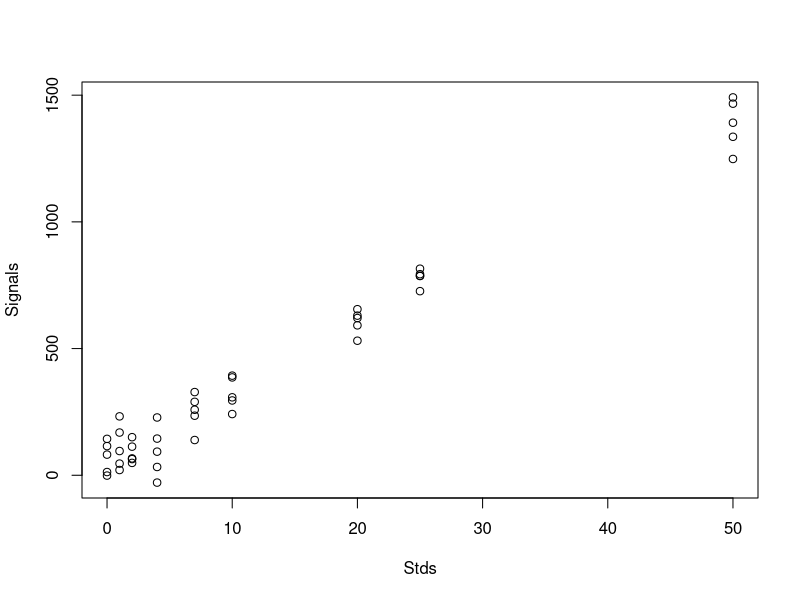
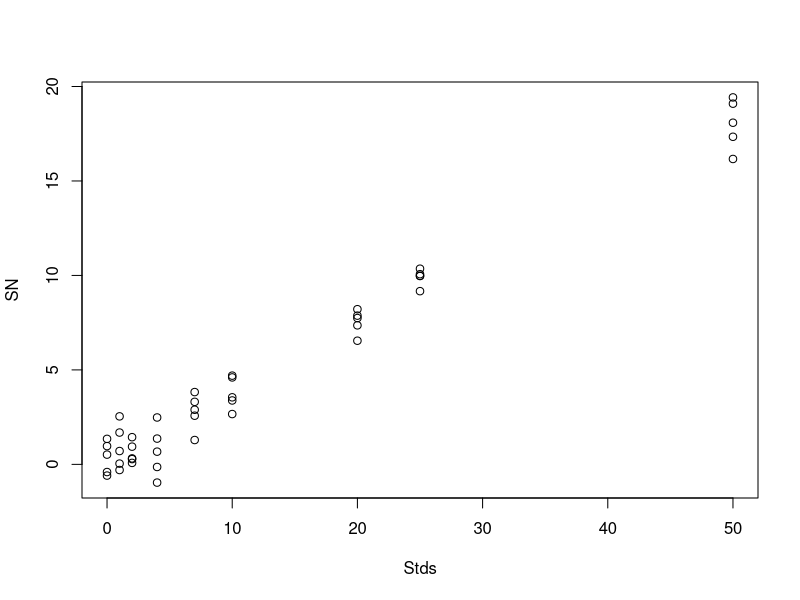
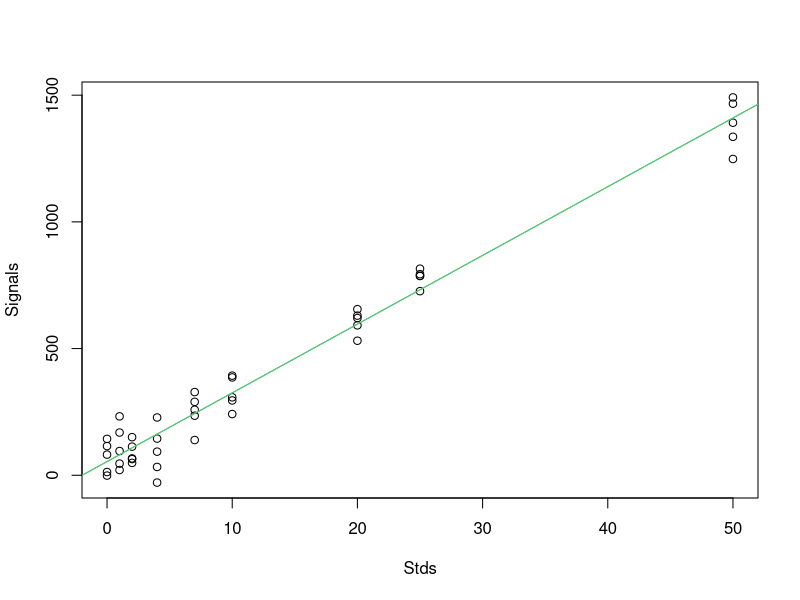
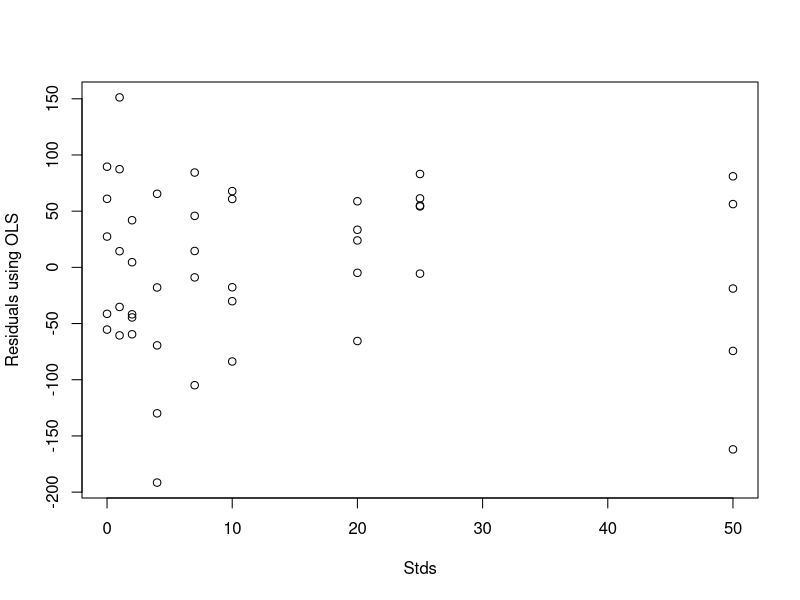
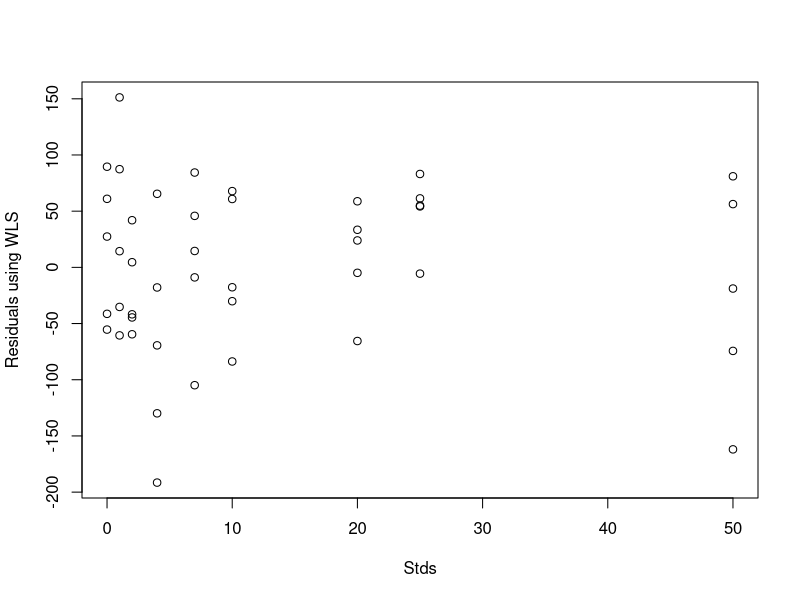

The R script that drew these images, in order:
#  You will need to submit this script as part of the assignment.  Put your name/ID number below
# rename the script to: 
#  NAME:  Sabine Plummer       ID#: 40087050

# Clear all variables out of the R environment - good for cleaning-up BAD if you want to keep temporary calculations big data in memory etc...
rm(list=ls())
#_________________________________________ Setting general parameters for LR -------------------------

# STANDARDS
C_levels <- c(0,1,2,4,7,10,20,25,50) # concentration levels of the standards
Replicates <- 5 # number of replicates
Stds <-c()

# SIGNALS
Slope <-27.6
Intercept <- 43  ## ALWAYS MAKE POSITIVE AND ROUGHLY 1-5% OF MAX STD * SLOPE (50*27 = 1350)  otherwise bad things happen in WLS
p_known <- c(Intercept,Slope)  # setup the "known" parameters in matrix form 2 rows x 1 column

rm(Slope, Intercept) # don't need them anymore - remove

# ERROR/NOISE
Types_of_noise <- c("uniform","root-proportional","proportional")  # what types of noise are encountered?
Noise_type <-Types_of_noise[1] # the type of noise that will be in the calibration/sample data


print(paste("the type of noise added to the signals is:",Noise_type))
# DEFAULT RSD_at_max <-0.05
RSD_at_max <-0.05  # approx the RSD found on the highest calibration standard = sigma/signal(last std)

# prepare to use random numbers (for noise values) BUT setting the seed guarantees everyone gets same random sequence 
# DEFAULT set.seed(653)
set.seed(653) # force the random number generator to always produce the same sequence of numbers.  Allows everyone to generate the SAME noise values

rm(Types_of_noise)  # remove this now that we have selected one of the options - clean up
#-------------------------------------- ENd of parameter definitions ------------------------------


# ______________________________________ BUILD STANDARDS & SIGNALS  ___________________________________ 

for (lev in c(1:length(C_levels))) {  # create a vector with the standards concentrations, one for each replicate
  for (rep in c(1:Replicates)) {
    Stds<-c(Stds,C_levels[lev])
  }
}

rm(lev, rep)  # clean-up


# setup the standards in a matrix math compatible format 
Stds_array<-array(1,c(2,length(Stds)))  # create a matrix 2 x # of stds and fill with "1"
Stds_array[2, ]<-Stds # load in the standard concentrations into the 2nd row 
Stds_array<-t(Stds_array) # need to reorient this matrix  so we can use matrix math, t(X) is the transpose function


# now create a set of signals using the desired calibration function
Signals <- Stds_array%*%p_known  # in R this is a MATRIX multiplication: using just * is a point by point multiplication - not the same


# do we see the expected "perfect" calibration?  un comment to see
# plot(Stds,Signals)  #take a look - verify it is as expected.  This is the NOISE free "perfect" data

# -------------------------------------------- End of Stds and Signals -----------------------------

# _____________________________________________ PREPARE A SET OF NOISE TO ADD TO THE SIGNALS ________

# now add onto the "perfect signals" the expected noise
# choose between the possibilities as set above in the parameter area

# FOR EXERCISE 1  use "uniform" noise i.e. HOMOSCEDASTIC data


if (Noise_type =="uniform"){
  # the noise is uniform throughout ALL standards (Homoscedastic) and is set to RSD_at_max
  # create an "error" (or deviation or noise) to add to each of the signals later
  # the rnorm function generates a Normally distributed set of values at the specified mean (0) and SD
  Noise_vector <-rnorm(length(Stds),0,RSD_at_max*max(Signals))  # find the max signal, multiply by RSD and use this as the SD for the normal distribution 
  
  # ignore this for the moment - only needed for calculating the SN plot
  Noise_scalar<-(Signals/max(Signals))^0
  
  
  # since the noise is uniform we can calculate an %RSD and compare against expected - always check your data against expectations, It can help find errors
  print(paste("the observed RSD is:",round((sd(Noise_vector)/max(Signals)),digits = 5))) # the sd function is the sample standard deviation (Dof = N-1)
  print(paste("the expected RSD is:",RSD_at_max))
  # are they the same?? close enough?
  
  # if the type of noise is NOT "uniform" then....  We'll use these others for weighted regression
} else if (Noise_type =="root-proportional") {
  # first start off with a noise vector with uniform noise throughout and large enough to produce the expected %RSD on the maximum signal
  Noise_vector <-rnorm(length(Stds),0,RSD_at_max*max(Signals))  # find the max signal, multiply by RSD and use this as the SD for the normal distribution   
  # now modify the noise to be "root proportional" i.e. noise at std of interest = sqrt(Sig of interest/max sig) x noise
  Noise_scalar<-(Signals/max(Signals))^0.5 
  
  
  plot(Stds,Noise_scalar)  # take a look, it should go from small value to 1 in a root relationship
  # update the noise vector to now be root proportional
  Noise_vector <- Noise_vector*Noise_scalar # note, this is using the "regular" point by point multiplication - not matrix multiplication
  
  # if the type of noise is NOT "uniform" or "proportional" then.... 
} else  { #noise must be "proportional"
  # first start off with a noise vector with uniform noise throughout and large enough to produce the expected %RSD on the maximum signal
  Noise_vector <-rnorm(length(Stds),0,RSD_at_max*max(Signals))  # find the max signal, multiply by RSD and use this as the SD for the normal distribtion   
  # now modify the noise to be "proportional" i.e. noise at std of interest = (Sig of interest/max sig) x noise
  Noise_scalar <-(Signals/max(Signals)) 
  
  plot(Stds,Noise_scalar)  # take a look, it should go from small value to 1 in a proportional relationship
  # update the noise vector to now be proportional
  Noise_vector <- Noise_vector*Noise_scalar   
}
#----------------------------------- We now have a vector with JUST the noise in it ---------------------------

# _________________________________ Add the noise onto the signals to produce "realistic" signals __________

Signals <-Signals+Noise_vector
Signals<-Signals[ ,1]  # not sure why but "Signals" is in Data frame format and we'll need it as a simple vector

plot(Stds,Signals)  #take a look - verify it is as expected.


# Also very helpful to look at the (blank) signal/noise - high values tell you where you are obtaining your most trustworthy data
# When S/N = approx 3 is the DL

SN<-((Signals-p_known[1])/(Noise_scalar*RSD_at_max*max(Signals)))
plot(Stds,SN)

# --------------------------------- We now have some realistic signals for calibration ------------






# ___   EXERCISE 1: LR using OLS see slide 6  _________________________________________________

# let's solve for the parameters using simple matrix operations: a DIY experiment


# the "solve" function is equivalent to inverting a matrix i.e.(matrix)^-1
# the %*% is R's way of denoting a matrix multiplication
# t(X) produces the transpose of X

# DIY_LR_p = (X^T * X)^-1 * X^T * Y = p
#So the "do it yourself" LR is:

DIY_LR_p <-solve(t(Stds_array)%*%Stds_array)%*%t(Stds_array)%*%Signals

# should (assuming defaults) = 48.41316, 27.12816

# ---------------- Now you have your DIY parameters --------------------------


# Use R's built-in LR function "lm" or linear model

# the LR function needs to know the dependent vs. independent and the data frame holding the data
# here the dependent is "Stds" and the independent is "Signals" and I have assembled the data into a dataframee IN the second arguement

Rs_LR_p <- lm(Signals ~ Stds, data=data.frame(Stds,Signals))  # build linear regression model on full data
# Rs_LR_p contains all the raw output from the regression - some of it is useful "as is" some needs additional work

# R has a function (summary) that can extract/calculate some of the most commonly used parameters we need 

Compact_p<-summary(Rs_LR_p)  


# Take a look if you want
# print(Compact_p)  # output just SOME of the LR parameters



# _________ EXERCISE #2:  Compare and contrast see slide 7_____________________________________________________________


# COMPARE YOUR parameter RESULTS TO R's LR FUNCTION 
# Use the "print" and "paste" functions

# Change PO to TRUE to print-out the values on screen - make FALSE to silence the printing
PO <- FALSE

if (PO) {
  #EXPECTED VALUES
  print(paste("the EXPECTED intercept is:",round((p_known[1]),2)))
  print(paste("the EXPECTED slope is:",round((p_known[2]), digits = 2)))
  
  #WHAT YOU HAVE CALCULATED
  print(paste("the DIY calculated intercept is:",round((DIY_LR_p[1]), digits = 2)))
  print(paste("the DIY calculated slope is:",round((DIY_LR_p[2]), digits = 2)))
  
  #What R has calculated
  print(paste("R's calculated intercept is:",round((Rs_LR_p$coefficients[1]), digits = 2)))
  print(paste("R's calculated slope is:",round((Rs_LR_p$coefficients[2]), digits = 2)))
  
  
  #Calc the SD of the residuals found in lm (equivalent to the Sy or Sr)
  # Careful, what are the correct # of Degrees of Freedom?  Why not use  the built-in sd function??
  DIY_Sr <-(sum((Rs_LR_p$residuals)^2)/Rs_LR_p$df.residual)^.5
  # How does that compare to what we expect using the input noise? again, use the same DoF as previous (to permit a fair comparison)
  Expected_Sr <- (sum((Noise_vector)^2/43)^.5)
  # should equal 35.41002 if defaults used
  
  
  print(paste("CALCULATED Sr from regression residuals:",round((DIY_Sr), digits = 2)))
  print(paste("EXPECTED Sr INPUT noise:",round((Expected_Sr), digits = 2)))
  print(paste("R's reported Sr value:",round((Compact_p$sigma), digits = 2)))
  
  
  
  
  # make sure the regression residuals have a mean of 0 (or close to) - as expected!
  Mean_resid_close_to_0 <-sum(Noise_vector)
  
  # since we know the noise that we added onto the signal (our "input" residuals), do they have a mean = 0?
  Expected_resid <-sum(Rs_LR_p$residuals)
  
  print(paste("CALCULATED mean regression residual is:",round((Mean_resid_close_to_0), digits = 2)))
  print(paste("EXPECTED mean regression residual is:",round((Expected_resid), digits = 2)))
  
  
  
  
  rm(DIY_Sr, Expected_Sr,Mean_resid_close_to_0,Expected_resid)  # clean these up - don't use them anywhere below
  
  
  
}  # ending bracket for the "if" print statement

#  OKAY NOW THAT WE TRUST R TO COMPUTE A LINEAR REGRESSION - HOW ABOUT THE ERROR?


#_________EXERCISE 3  ERROR PROPIGATION   See slide 32 _________________________________________________________________

#                  SET UP A SAMPLE

Smpl_a_Sig <-c(915.2915, 941.3969, 939.0855, 984.2708, 952.9782)


Mean_a_Sig <- mean(Smpl_a_Sig)


Conc_a <- (Mean_a_Sig-Rs_LR_p$coefficients[1])/Rs_LR_p$coefficients[2]  # apply the calib eqn to calc the mean concentration 
Conc_a <-unname(Conc_a)  # unname strips off the residual names from the coefficients (could also have just used [[]] in previous line)



# ______________________________ Calc the "textbook" variance see slide 33________________________________________

# Var_unk_txtbk
# Calc the expected variance in the unknown using the "textbook" equation


Sr <- Compact_p$sigma
m <- Rs_LR_p$coefficients[2]
M <- length(Smpl_a_Sig)
N <- length(Stds)
ybar <- (Mean_a_Sig - (mean(Signals)))^2
Sxx <- sum((Stds_array[,2] - mean(Stds_array[,2]))^2)

Var_unk_text <- (Sr^2/m^2)*((1/M)+(1/N)+(ybar/((m^2)*Sxx)))
# should =  0.4225204 assuming defaults


#_________________________________ Calc the variance using the VCV matrix equation see slide 33__________________

#Var_unk_VCV
# Break this down into bite sized pieces

# Step 1: calc the derivative vector
df <- c(-1/m, -Conc_a/m)
Deriv_f <- array(df, c(2,1))
# should =  -0.03686206 -1.22047272


# Step 2: Now calc the VCV

VCV <- solve(t(Stds_array)%*%Stds_array)*(Sr^2)


# Step 3: caclulate the variance due to calibration alone

Var_calib <-Sr^2/M

# Step 4: calculate the total variance by adding the contributions from both
# also make the substitution for the sample variance (sigma_Yunk ^2) for the variance from the calibration (sigma_Y_calib^2/M)
# Careful: when looking at the slides recall N is the total number of standards measurements and M is the total number of unknown measurements
# Nearly all the texts and CHEM 312 notes use N for the unknowns and M for the standards - Sorry

Var_unk_VCV <- (1/m)^2 * Var_calib + (t(Deriv_f) %*% VCV %*% Deriv_f)

#______________________________________ Now calc the variance using the "algorithm" equation see slide 33__________________

#Var_unk_alg

# Calc the determinant of (X^t * X)
Det_Xs<- det(t(Stds_array)%*% Stds_array)
# should = 477350


Var_unk_algo <- (Sr^2/m^2)*((1/M)+(1/Det_Xs)*(sum(Stds_array[,2]^2)-2*Conc_a*sum(Stds_array[,2]^2)+N*Conc_a^2))



# _____________________________________________ Now compare all of your results to each other ___________________

# print-out the calculations of the variances using the print command similar to what was done above 

# uncomment and put in appropriate text/variables for the following: 

PO2 <- FALSE

if (PO2) {

print(paste("the textbook variance is:",(Var_unk_text)))
print(paste("the variance using the VCV matrix equation is:",(Var_unk_VCV)))
print(paste("the variance using the algorithm equation is:",(Var_unk_algo)))

# my algorithm equation doesn't pan out, but I can't find the issue... Most likely an error in the algo equation

}

#---------------------------------------------- XXX ---------------------------------------------------------



## ASSIGNMENT 1
## Extend the OLS equations to carry-out a WLS regression using matrix math to calculate the best fit parameters
## use R's lm function to carry-out the SAME WLS regression
## calculate the true concentration of the unknown (i.e. with a confidence interval - see CHEM 312 notes if needed)


#--------------------------------------------------  WLS - an extension to OLS ---------------------------

# YOu will need to adjust the OLS math from above to perform a WLS calculation
# you will also need to USE THE CORRECT TYPE OF weighting DEPENDING ON THE TYPE OF NOISE
# The possibilities are: "uniform","root-proportional","proportional"

# Here is something to try and think through
# Ideally we would use the actual variance at each measurement (signal) as the weighting factor (i.e. Wi = 1/sigma^2)
# BUT when we have replicates (such as here) we only have access to the sample variance so Wi = 1/SDi^2
# (in many instances we only have one measurement at each concentration so we don't even have the SD (no replicates, can't calc a SD) - oh dear!)
# BUT we have agreed that when we have a well behaved instrument the variances are
# variance = constant (use OLS) or
# variance = linear with concentration (the SD is "root-proportional" case), suggesting the use of Wi = 1/X or
# variance = scales with concentration^2 (the SD is "proportional" case), suggesting the use of Wi = 1/X^2

# in practice the noise (variance) is not just one or the other but really a mixture of all three
# the three cases above are really just about which of the three types of noise (variance) is dominant in the experiment that we are performing
# for example, and in practice, if the blank noise is dominant (and its a constant) then the noise overall is constant and OLS makes sense
# on the other hand if (at higher concentrations & signals) the noise on the (analyte) signal is dominant then the noise scales with the signal and we have the other two cases (WLS makes sense)

# As hinted at above, we often don't have access to the actual sigma but since we know that the sigma depends on the SD which depends on the signal which depends on the (concentration + blank)
# we can make the above substitutions (i.e. Wi = 1/sigmai^2 is replaced by Wi = 1/const (OLS) or 1/Xi (root) or 1/Xi^2 (proportional))

# If we make these substitutions it has implications for when X=0 i.e. the blanks, in the simple WLS case (Wi = 1/X or Wi = 1/X^2) the W at X=0 blows up - not good
# So in practice we can't really use 1/X or 1/X^2 as the weighting factors
# instead we recognize that the SD it tied to the signals (which is linear with X) so we use the expected signal instead of X
# I know, it's confusing but notice the signal doesn't go to 0 when x goes to zero, it goes to a constant (the intercept) and it (obviously) scales with the signal
# so In the real world (read calibration software) the appropriate thing to do is first run an OLS to obtain a first estimate of the regression equation parameters (m, b, Sr)
# then if OLS is used the Wi = 1/sigma^2 = 1/const =  1/Sr^2
# if WLS (root proportional) is used then Wi = 1/sigma^2 = 1/(sqrt(mx+b))^2 = 1/(mx+b)
# if WLS (proportional) is used Wi = 1/sigma^2 = 1/(mx+b)^2
# notice that none of these blow-up when x=0 (assuming of course that b is a reasonable, > 0 value which is the case with this synthetic data)
# Hmmmm... if only we knew the ideal values for mx+b we could easily build W


# okay, now start building the W vector/matrix

b <- p_known[1]
m <- p_known[2] 

if (Noise_type =="uniform"){
  W <- diag(x = 1, length(Signals), length(Signals))
  print("Doing weighted regression with UNIFORM weights aka OLS")
  
} else if (Noise_type =="root-proportional") {
  # This is the situation where the commercial calibration software would say that it is using "1/X" weighting.
  # as discussed above, this runs into TROUBLE when x=0 (i.e. the blanks), instead we will weight using the best estimate of the signal
  # If this was "real" data (i.e. collected in the lab, with noise) then we would perform a preliminary OLS to obtain the LR_p and then calculate a predicted/expected set of signals
  W <- diag(x = 1/(Signals-b/m), length(Signals), length(Signals))
  
  print("Weighted regression, Weights = 1/variance and variance is proportional to the signal i.e. root proportional noise")
} else  { #noise must be "proportional"
  W <- diag(x = 1/(Signals-b/m)^2, length(Signals), length(Signals))
  print("Weighted regression with weights = 1/variance and variance is proportional to the signal^2 i.e. proportional noise")
}

# Careful here, we will be using a Weights vector/matrix with values proportional to the EXPECTED variance (i.e. uniform, root proportional or proportional)


DIY_WLS_p <- solve(t(Stds_array)%*%W%*%Stds_array)%*%t(Stds_array)%*%W%*%Signals  #<-- MODIFY ME (see above) TO INCLUDE WEIGHTING!



# ________________________________ COMPARE TO R's weighted LR ______________________________________________________

# Use R's built-in LR function "lm" or linear model BUT using weighted LR
# See the additional arguments you can pass lm - one is for weighting!!

# Same call as above  EXCEPT using a weights vector (1/variance) which can be extracted from the diagonal of the W matrix

# careful on the syntax - including the "weights" in the lm call requires including the "lm(other arguments, weights = ABC)"

Rs_WLR_p <- lm(Signals ~ Stds, data=data.frame(Stds,Signals), weights = diag(W))  # build linear regression model on full data, use the weights option
           
    
Compact_wp<-summary(Rs_WLR_p)  # R has a summary function that helps with calculating some useful summary statistics
# Take a look at all the parameters ,if you want,
# print(Compact_wp)  # output just SOME of the LR parameters

# but at least compare the slope/intercept
print(paste("DIY_slope and intercept are:", round(DIY_WLS_p,3)," and R finds:",round(Rs_WLR_p$coefficients,3)))

# __________________________________  SIMPLE PLOT OF CALIBRATION DATA AND THE OLS vs WLS lines_____________

plot(Stds,Signals)  #take a look - verify it is as expected.
abline(Rs_WLR_p,col=4)  # add a line extracting the coefficients from the lm output
abline(Rs_LR_p, col=3)

# _____________________________ CALCULATE THE ERROR ON A SAMPLE using the matrix approach _____________________________________
# Var_unk_wVCV
# Break this down into bite sized pieces

# Step 1: calc the derivative vector

df <- c(-1/Rs_WLR_p$coefficients[2], -Conc_a/Rs_WLR_p$coefficients[2])
Deriv_f <- array(df, c(2,1))

# Step 2: Now calc the weighted VCV

WVCV <- solve(t(Stds_array)%*%W%*%Stds_array)*(Compact_wp$sigma)^2

# Doing the manual multiplication out of: solve(t(Stds_array)%*%W%*%Stds_array)
# produces:
# [sum(WX^2) , -sum(WX)
#   -sum(WX)  , sum (W)] ALL divided by the Det

#where the Det = sum(W)*Sum(wX^2) - (sum(WX))^2

# THIS IS A DIRECT EXTENSION TO THE OLS CASE
# Be careful  (Compact_wp$sigma)^2  is the WEIGHTED variance (i.e. the weighted variance is uniform up/down the curve)
# weighted variance = sum(Wi*(Yi - (b0+b1Xi))^2)/(Dof = N-2)     Where N = # of stds measured, Wi, Xi and Yi are the ith value

#Let's prove this:
W_Var <- diag(W)*(Signals-(Rs_WLR_p$coefficients[1]+Rs_WLR_p$coefficients[2]*Stds))^2
W_Var <- sum(W_Var)/(N-2)
print(paste("manually calulated weighted variance is:",round(W_Var,3),", R's value is:",round((Compact_wp$sigma)^2,3) ))
# these should be the same!


### see: https://stats.stackexchange.com/questions/138938/correct-standard-errors-for-weighted-linear-regression


# Step 3: calculate the Weighted variance due to calibration alone

WVar_calib <-(t(Deriv_f) %*% WVCV %*% Deriv_f)

# Step 4: calculate the total variance by adding the contributions from both
# CAREFUL - the equation used above in the OLS case makes a critical simplification - the variance in measuring the unknown is the same as the variance
# from the calibration - this works when all measurements have the SAME variance (i.e. the uniform case) 

# Sadly we can't make the same substitution here but, it isn't too big a deal since it is easy to calculate the expected variance
# associated with measuring the unknown. - see slides!


Var_unk_wVCV <- (Compact_wp$sigma^2/(M*Rs_WLR_p$coefficients[2])^2)+ WVar_calib


#__________________________________ other stuff - do not forget _________________________________________________

#  You will need to calculate the unknown's confidence interval in the script above under OLS, and WLS (both cases)

t <- abs(qt(0.05, M))
CI <- (t*Var_unk_wVCV)/sqrt(M)

print(paste("Concentration of the unknown is:",round(Conc_a,3),"+/-",round(CI,3), "at the 95% CI"))

# verify you have included your name / ID# IN the script file above
# verify you have prepared all the necessary plots and values and put them into your report/assignment (a Word document)

# plot residuals

plot(Stds, Compact_p$residuals, ylab = "Residuals using OLS")
plot(Stds, Compact_wp$residuals, ylab = "Residuals using WLS")


